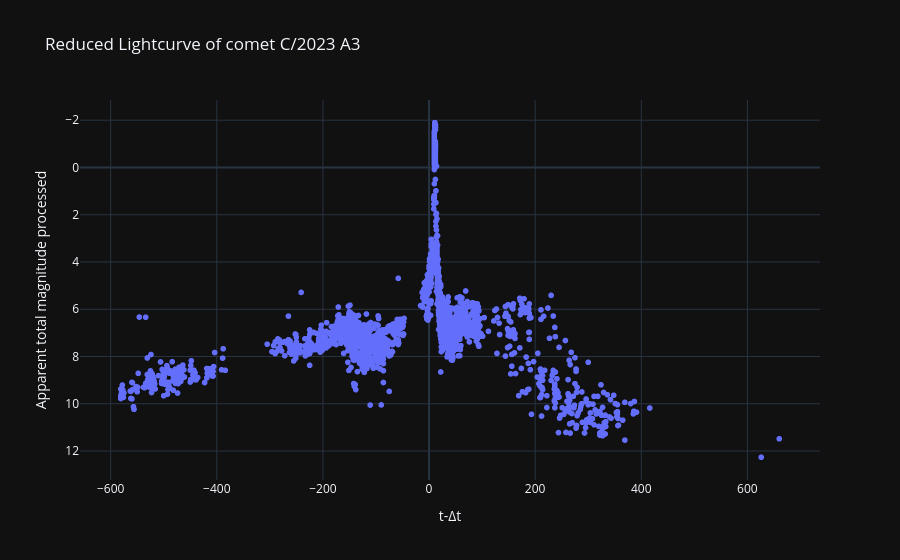

The notebook cell saved with this chart:
### Code cell
# Curva de luz reducida
labels = {
    'delta_t':'t-Δt',
    'magnitud_reducida':'Apparent total magnitude processed', 
    # 'obs_method_key' : 'Observation Method'
    }

fig = px.scatter(curva_de_luz_procesada_df, x='delta_t', y='magnitud_reducida', template= 'plotly_dark', labels= labels, title=f'Reduced Lightcurve of comet {nombre_cometa}')
fig.update_yaxes(autorange="reversed")
fig.show()

### Figure 1 — Plotly figure (JSON) as saved in the notebook; plotly's stock layout.template omitted (floating-point values rounded to 4 significant figures; data arrays with more than 128 entries replaced by an {"elided": "..."} marker saying what was removed)
{"data": [{"hovertemplate": "t-Δt=%{x}<br>Apparent total magnitude processed=%{y}<extra></extra>", "legendgroup": "", "marker": {"color": "#636efa", "symbol": "circle"}, "mode": "markers", "name": "", "showlegend": false, "type": "scattergl", "x": {"elided": "2979 int values"}, "xaxis": "x", "y": {"elided": "2979 float values"}, "yaxis": "y"}], "layout": {"legend": {"tracegroupgap": 0}, "title": {"text": "Reduced Lightcurve of comet C/2023 A3"}, "xaxis": {"anchor": "y", "domain": [0, 1], "title": {"text": "t-Δt"}}, "yaxis": {"anchor": "x", "autorange": "reversed", "domain": [0, 1], "title": {"text": "Apparent total magnitude processed"}}}}
